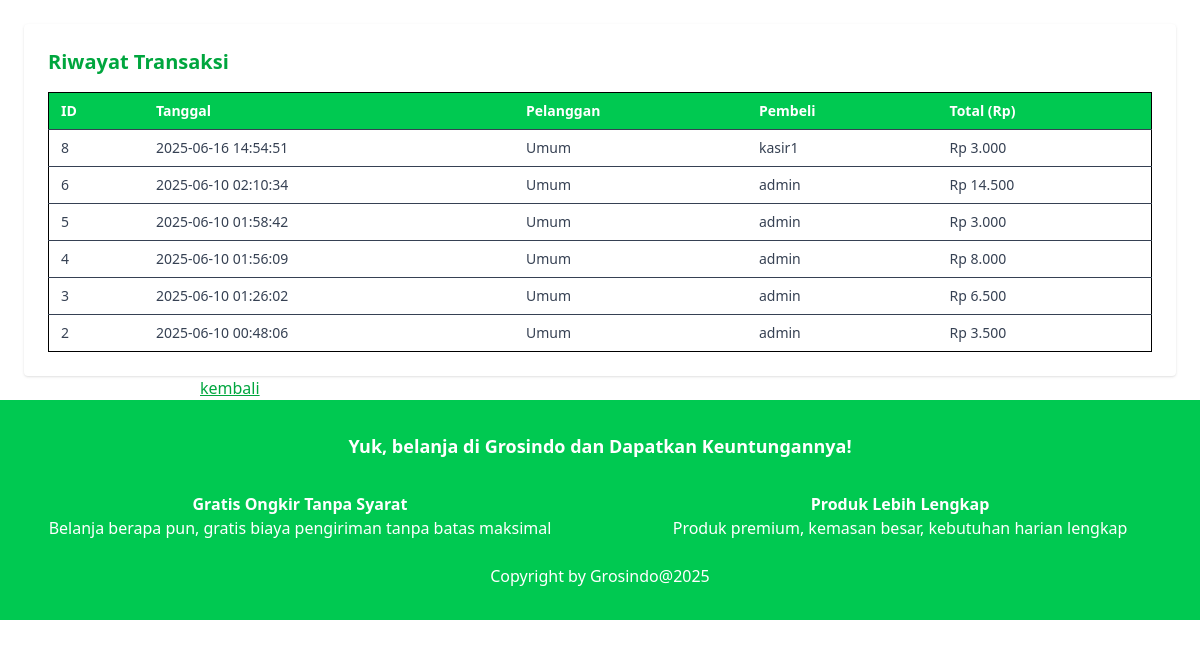
Screenshot of /public/transaksi (signed in) with the database file from the repository.
### tables this page shows
CREATE TABLE `transaksi` (
  `id` int NOT NULL,
  `tanggal` datetime NOT NULL DEFAULT CURRENT_TIMESTAMP,
  `total` int NOT NULL,
  `user_id` int DEFAULT NULL,
  `pelanggan` varchar(100) DEFAULT NULL
);

CREATE TABLE `users` (
  `id` int NOT NULL,
  `username` varchar(50) NOT NULL,
  `password` varchar(255) NOT NULL,
  `role` enum('admin','kasir','user') NOT NULL
);

### app/core/Controller.php (called while the page is built, shortened)
<?php
class Controller {
    public function model($model) {
        return new $model;
    }
    public function view($view, $data = []) {
        require_once '../app/views/' .$view . '.php';
    }
}

### app/core/App.php (called while the page is built, shortened)
<?php
class App {
    protected $method = 'index';
    public function __construct() {
        $url = $this->parseURL();
        if (isset($url[0]) && file_exists('../app/controllers/' . $url[0] . '.php')) {
            unset($url[0]);
        }
        $this->controller = new $this->controller;
        $this->params = $url ? array_values($url) : [];
        call_user_func_array([$this->controller, $this->method], $this->params);
    }
    public function parseURL() {
        if (isset($_GET['url'])) {
            return explode('/', filter_var(rtrim($_GET['url'], '/'), FILTER_SANITIZE_URL));
        }
        return [];
    }
}

### public/index.php (called while the page is built, shortened)
<?php
$app = new App();

### app/core/Database.php (called while the page is built, shortened)
<?php
class Database
{
    private $host = DB_HOST;
    private $dbname = DB_NAME;
    private $username = DB_USER;
    private $password = DB_PASS;
    private $dbh;
    private $stmt;
    public function __construct()
    {
        $dsn = 'mysql:host=' . $this->host . ';dbname=' . $this->dbname;
        $options = [
            PDO::ATTR_PERSISTENT => true,
            PDO::ATTR_ERRMODE    => PDO::ERRMODE_EXCEPTION
        ];
        try {
            $this->dbh = new PDO($dsn, $this->username, $this->password, $options);
        } catch (PDOException $e) {
            die('Database Error: ' . $e->getMessage());
        }
    }
    public function query($query)
    {
        $this->stmt = $this->dbh->prepare($query);
    }
    public function execute()
    {
        return $this->stmt->execute();
    }
    public function resultSet()
    {
        $this->execute();
        return $this->stmt->fetchAll(PDO::FETCH_ASSOC);
    }
}

### app/models/Model_transaksi.php (called while the page is built, shortened)
<?php
class Model_transaksi
{
    private $db;
    public function __construct()
    {
        $this->db = new Database;
    }
    public function getAllTransaksi()
    {
        $this->db->query("
        SELECT
            t.id,
            t.tanggal,
            t.pelanggan,
            u.username AS pembeli,
            t.total
        FROM transaksi t
        JOIN users u ON t.user_id = u.id
        ORDER BY t.tanggal DESC
    ");
        return $this->db->resultSet();
    }
}

### app/views/transaksi/index.php (the view, shortened to what this page needs)
<head>
    <script src="https://cdn.jsdelivr.net/npm/@tailwindcss/browser@4"></script>
</head>
<div class="max-w-6xl mx-auto mt-6 p-6 bg-white shadow rounded">
    <h1 class="text-xl font-bold mb-4 text-green-600"><?= $data['title']; ?></h1>
    <table class="w-full border text-sm">
        <thead class="bg-green-500 text-white">
            <tr>
                <th class="py-2 px-3 text-left">ID</th>
                <th class="py-2 px-3 text-left">Tanggal</th>
                <th class="py-2 px-3 text-left">Pelanggan</th>
                <th class="py-2 px-3 text-left">Pembeli</th>
                <th class="py-2 px-3 text-left">Total (Rp)</th>
            </tr>
        </thead>
        <tbody class="text-gray-700">
            <?php foreach ($data['transaksi'] as $t): ?>
                <tr class="border-t hover:bg-gray-50">
                    <td class="py-2 px-3"><?= $t['id']; ?></td>
                    <td class="py-2 px-3"><?= $t['tanggal']; ?></td>
                    <td class="py-2 px-3"><?= $t['pelanggan']; ?></td>
                    <td class="py-2 px-3"><?= $t['pembeli']; ?></td>
                    <td class="py-2 px-3">Rp <?= number_format($t['total'], 0, ',', '.'); ?></td>
                </tr>
            <?php endforeach; ?>
        </tbody>
    </table>
</div>
<a href="<?= BASEURL; ?>" class="text-green-600 underline m-50">kembali</a>

### app/controllers/Transaksi.php (shortened to what this page needs)
<?php
class Transaksi extends Controller
{
    public function index()
    {
        $username = $_SESSION['user']['username'];
        $data['user'] = $username;
        $data['title'] = 'kategori';
        $data['kategori'] = $this->model('Model_kategori')->getAllKategori();
        if (!isset($_SESSION['user'])) {
            header('Location: ' . BASEURL);
        } else {
            $data['title'] = 'Riwayat Transaksi';
            $data['transaksi'] = $this->model('Model_transaksi')->getAllTransaksi();
            $this->view('transaksi/index', $data);
            $this->view('template/footer');
        }
    }
}

### app/views/template/footer.php (shortened to what this page needs)
<footer class="bg-green-500 text-white py-8">
    <div class="max-w-7xl mx-auto px-4 text-center">
        <p class="text-lg font-semibold">Yuk, belanja di Grosindo dan Dapatkan Keuntungannya!</p>
        <div class="grid grid-cols-1 md:grid-cols-2 mt-6 gap-8">
            <div>
                <h4 class="font-semibold mt-2">Gratis Ongkir Tanpa Syarat</h4>
                <p>Belanja berapa pun, gratis biaya pengiriman tanpa batas maksimal</p>
            </div>
            <div>
                <h4 class="font-semibold mt-2">Produk Lebih Lengkap</h4>
                <p>Produk premium, kemasan besar, kebutuhan harian lengkap</p>
            </div>
        </div>
        <p class="mt-6">Copyright by Grosindo@2025</p>
    </div>
</footer>
</body>
</html>

### rows the page displays
transaksi: id "8", tanggal "2025-06-16 14:54:51", pelanggan "Umum", user.username "kasir1", total "3.000"
transaksi: id "6", tanggal "2025-06-10 02:10:34", pelanggan "Umum", user.username "admin", total "14.500"
transaksi: id "5", tanggal "2025-06-10 01:58:42", pelanggan "Umum", user.username "admin", total "3.000"
transaksi: id "4", tanggal "2025-06-10 01:56:09", pelanggan "Umum", user.username "admin", total "8.000"
transaksi: id "3", tanggal "2025-06-10 01:26:02", pelanggan "Umum", user.username "admin", total "6.500"
transaksi: id "2", tanggal "2025-06-10 00:48:06", pelanggan "Umum", user.username "admin", total "3.500"

### other values shown
$data['title'] "Riwayat Transaksi"
